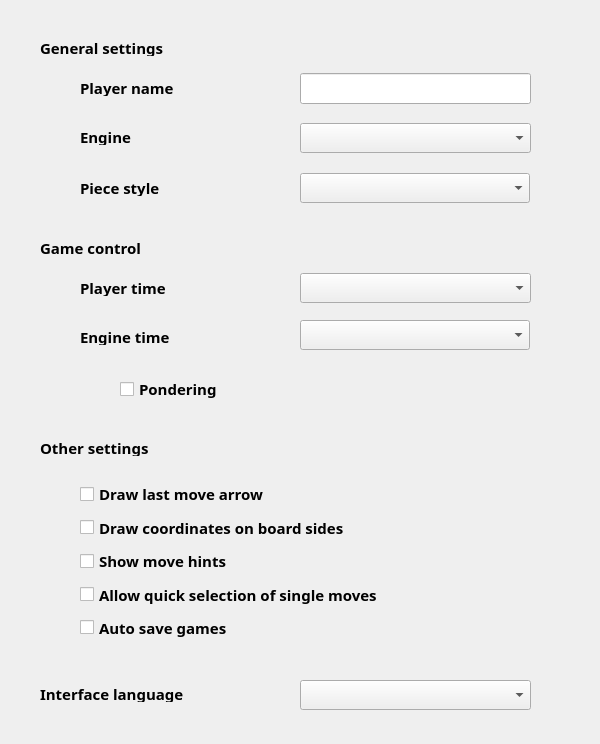
<?xml version="1.0" encoding="UTF-8"?>
<ui version="4.0">
 <class>SettingsDialog</class>
 <widget class="QDialog" name="SettingsDialog">
  <property name="geometry">
   <rect>
    <x>0</x>
    <y>0</y>
    <width>600</width>
    <height>744</height>
   </rect>
  </property>
  <property name="font">
   <font>
    <family>Sans Serif</family>
    <pointsize>11</pointsize>
    <weight>75</weight>
    <bold>true</bold>
   </font>
  </property>
  <property name="windowTitle">
   <string>Dialog</string>
  </property>
  <property name="locale">
   <locale language="English" country="UnitedStates"/>
  </property>
  <widget class="QLabel" name="lEngine">
   <property name="geometry">
    <rect>
     <x>80</x>
     <y>129</y>
     <width>201</width>
     <height>16</height>
    </rect>
   </property>
   <property name="font">
    <font>
     <pointsize>11</pointsize>
    </font>
   </property>
   <property name="locale">
    <locale language="English" country="UnitedStates"/>
   </property>
   <property name="text">
    <string>Engine</string>
   </property>
  </widget>
  <widget class="QComboBox" name="cmbEngine">
   <property name="geometry">
    <rect>
     <x>300</x>
     <y>123</y>
     <width>231</width>
     <height>30</height>
    </rect>
   </property>
   <property name="locale">
    <locale language="English" country="UnitedStates"/>
   </property>
  </widget>
  <widget class="QComboBox" name="cmbPiecesStyle">
   <property name="geometry">
    <rect>
     <x>300</x>
     <y>173</y>
     <width>230</width>
     <height>30</height>
    </rect>
   </property>
  </widget>
  <widget class="QLabel" name="lPiecesStyle">
   <property name="geometry">
    <rect>
     <x>80</x>
     <y>180</y>
     <width>201</width>
     <height>16</height>
    </rect>
   </property>
   <property name="font">
    <font>
     <pointsize>11</pointsize>
    </font>
   </property>
   <property name="locale">
    <locale language="English" country="UnitedStates"/>
   </property>
   <property name="text">
    <string>Piece style</string>
   </property>
  </widget>
  <widget class="QLabel" name="lGameControl">
   <property name="geometry">
    <rect>
     <x>40</x>
     <y>240</y>
     <width>511</width>
     <height>16</height>
    </rect>
   </property>
   <property name="font">
    <font>
     <pointsize>11</pointsize>
    </font>
   </property>
   <property name="locale">
    <locale language="English" country="UnitedStates"/>
   </property>
   <property name="text">
    <string>Game control</string>
   </property>
  </widget>
  <widget class="QLabel" name="lPlayerTime">
   <property name="geometry">
    <rect>
     <x>80</x>
     <y>280</y>
     <width>211</width>
     <height>16</height>
    </rect>
   </property>
   <property name="font">
    <font>
     <pointsize>11</pointsize>
    </font>
   </property>
   <property name="locale">
    <locale language="English" country="UnitedStates"/>
   </property>
   <property name="text">
    <string>Player time</string>
   </property>
  </widget>
  <widget class="QLabel" name="lEngineTime">
   <property name="geometry">
    <rect>
     <x>80</x>
     <y>329</y>
     <width>211</width>
     <height>16</height>
    </rect>
   </property>
   <property name="font">
    <font>
     <pointsize>11</pointsize>
    </font>
   </property>
   <property name="locale">
    <locale language="English" country="UnitedStates"/>
   </property>
   <property name="text">
    <string>Engine time</string>
   </property>
  </widget>
  <widget class="QComboBox" name="cmbPlayerTime">
   <property name="geometry">
    <rect>
     <x>300</x>
     <y>273</y>
     <width>231</width>
     <height>30</height>
    </rect>
   </property>
   <property name="locale">
    <locale language="English" country="UnitedStates"/>
   </property>
  </widget>
  <widget class="QComboBox" name="cmbEngineTime">
   <property name="geometry">
    <rect>
     <x>300</x>
     <y>320</y>
     <width>230</width>
     <height>30</height>
    </rect>
   </property>
   <property name="locale">
    <locale language="English" country="UnitedStates"/>
   </property>
  </widget>
  <widget class="QCheckBox" name="cbPondering">
   <property name="geometry">
    <rect>
     <x>120</x>
     <y>380</y>
     <width>441</width>
     <height>18</height>
    </rect>
   </property>
   <property name="text">
    <string>Pondering</string>
   </property>
  </widget>
  <widget class="QLabel" name="lOtherSettings">
   <property name="geometry">
    <rect>
     <x>40</x>
     <y>440</y>
     <width>501</width>
     <height>16</height>
    </rect>
   </property>
   <property name="font">
    <font>
     <pointsize>11</pointsize>
    </font>
   </property>
   <property name="locale">
    <locale language="English" country="UnitedStates"/>
   </property>
   <property name="text">
    <string>Other settings</string>
   </property>
  </widget>
  <widget class="QLabel" name="lGeneralSettings">
   <property name="geometry">
    <rect>
     <x>40</x>
     <y>40</y>
     <width>521</width>
     <height>16</height>
    </rect>
   </property>
   <property name="font">
    <font>
     <pointsize>11</pointsize>
     <italic>false</italic>
    </font>
   </property>
   <property name="locale">
    <locale language="English" country="UnitedStates"/>
   </property>
   <property name="text">
    <string notr="true">General settings</string>
   </property>
  </widget>
  <widget class="QLabel" name="lPlayerName">
   <property name="geometry">
    <rect>
     <x>80</x>
     <y>80</y>
     <width>201</width>
     <height>16</height>
    </rect>
   </property>
   <property name="font">
    <font>
     <pointsize>11</pointsize>
    </font>
   </property>
   <property name="locale">
    <locale language="English" country="UnitedStates"/>
   </property>
   <property name="text">
    <string>Player name</string>
   </property>
  </widget>
  <widget class="QLineEdit" name="edPlayerName">
   <property name="geometry">
    <rect>
     <x>300</x>
     <y>73</y>
     <width>231</width>
     <height>31</height>
    </rect>
   </property>
  </widget>
  <widget class="QLabel" name="lInterfaceLanguage">
   <property name="geometry">
    <rect>
     <x>40</x>
     <y>686</y>
     <width>241</width>
     <height>16</height>
    </rect>
   </property>
   <property name="font">
    <font>
     <pointsize>11</pointsize>
    </font>
   </property>
   <property name="locale">
    <locale language="English" country="UnitedStates"/>
   </property>
   <property name="text">
    <string>Interface language</string>
   </property>
  </widget>
  <widget class="QComboBox" name="cmbInterfaceLanguage">
   <property name="geometry">
    <rect>
     <x>300</x>
     <y>680</y>
     <width>231</width>
     <height>30</height>
    </rect>
   </property>
   <property name="locale">
    <locale language="English" country="UnitedStates"/>
   </property>
  </widget>
  <widget class="QWidget" name="layoutWidget">
   <property name="geometry">
    <rect>
     <x>80</x>
     <y>480</y>
     <width>491</width>
     <height>161</height>
    </rect>
   </property>
   <layout class="QVBoxLayout" name="verticalLayout">
    <item>
     <widget class="QCheckBox" name="cbDrawMoveArrow">
      <property name="text">
       <string>Draw last move arrow</string>
      </property>
     </widget>
    </item>
    <item>
     <widget class="QCheckBox" name="cbDrawCoordinates">
      <property name="text">
       <string>Draw coordinates on board sides</string>
      </property>
     </widget>
    </item>
    <item>
     <widget class="QCheckBox" name="cbShowMoveHints">
      <property name="text">
       <string>Show move hints</string>
      </property>
     </widget>
    </item>
    <item>
     <widget class="QCheckBox" name="cbQuickSingleMoveSelection">
      <property name="text">
       <string>Allow quick selection of single moves</string>
      </property>
     </widget>
    </item>
    <item>
     <widget class="QCheckBox" name="cbAutoSaveGames">
      <property name="text">
       <string>Auto save games</string>
      </property>
     </widget>
    </item>
   </layout>
  </widget>
  <zorder>layoutWidget</zorder>
  <zorder>lEngine</zorder>
  <zorder>cmbEngine</zorder>
  <zorder>cmbPiecesStyle</zorder>
  <zorder>lPiecesStyle</zorder>
  <zorder>lGameControl</zorder>
  <zorder>lPlayerTime</zorder>
  <zorder>lEngineTime</zorder>
  <zorder>cmbPlayerTime</zorder>
  <zorder>cmbEngineTime</zorder>
  <zorder>cbPondering</zorder>
  <zorder>lOtherSettings</zorder>
  <zorder>lGeneralSettings</zorder>
  <zorder>lPlayerName</zorder>
  <zorder>edPlayerName</zorder>
  <zorder>lInterfaceLanguage</zorder>
  <zorder>cmbInterfaceLanguage</zorder>
 </widget>
 <tabstops>
  <tabstop>edPlayerName</tabstop>
  <tabstop>cmbEngine</tabstop>
  <tabstop>cmbPiecesStyle</tabstop>
  <tabstop>cmbPlayerTime</tabstop>
  <tabstop>cmbEngineTime</tabstop>
  <tabstop>cbPondering</tabstop>
  <tabstop>cbDrawMoveArrow</tabstop>
  <tabstop>cbDrawCoordinates</tabstop>
  <tabstop>cbShowMoveHints</tabstop>
  <tabstop>cbQuickSingleMoveSelection</tabstop>
  <tabstop>cbAutoSaveGames</tabstop>
  <tabstop>cmbInterfaceLanguage</tabstop>
 </tabstops>
 <resources/>
 <connections/>
</ui>
